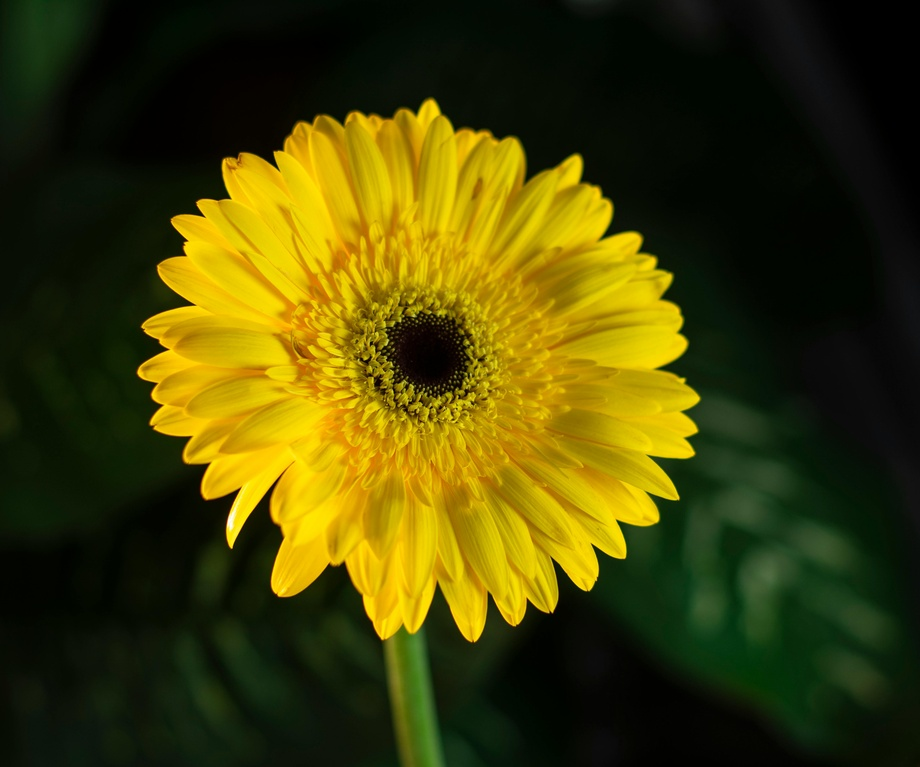
#> input picture ImageProcessing/images/flower.jpg, 920 x 767 px, shrunk from 4800 x 4000 before the run, found by its file name
$ python ImageCompression_SVD.py
#> lines starting #> are read from the running program, lines starting #| are printed output that depends on the picture
# Grayscale Image Compression Using SVD
# Kiumbura N. Githinji (s1358017)
# Max (s1337039)
# Adnan Hoti (s1320619)
# MA 221 01

import cv2
import numpy as np
import matplotlib.pyplot as plt

"""
# Conversion of RGB Image to Grayscale Image

# Load the color image
img = cv2.imread('flower.jpg')

# Error Handling
if img is None:
    print("Error: Image not found or path is incorrect.")
    exit()

# Convert to grayscale
gray = cv2.cvtColor(img, cv2.COLOR_BGR2GRAY)

# Show image
cv2.imshow('Grayscale', gray)
print("Press 'q' to close the image window.")

# Loop until 'q' is pressed
while True:
    key = cv2.waitKey(1) & 0xFF
    if key == ord('q'):
        break

cv2.destroyAllWindows()
"""

# Grayscale Image Compression Using SVD

image = 'flower.jpg'
image_name = 'Flower'

# Load grayscale image as 2D array
img = cv2.imread(image, cv2.IMREAD_GRAYSCALE)
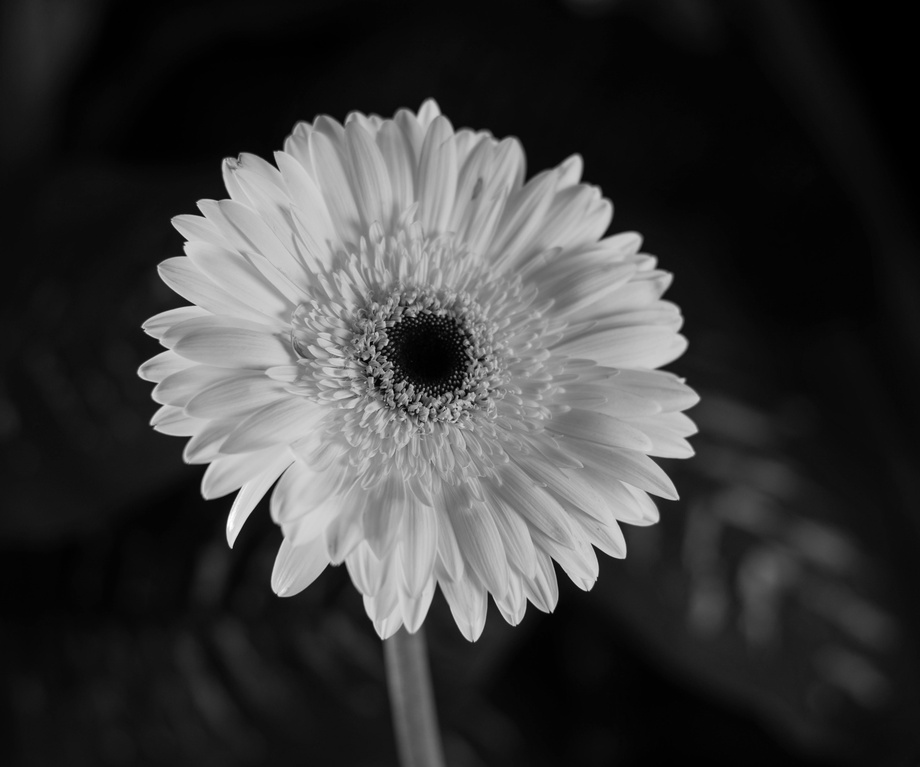
#> img: shape (767, 920); min 0, max 255, mean 58.8

if img is None:
    print("Error: Image not found.")
    exit()

"""
    # Singular Compression

# Show original image
plt.figure(figsize=(10, 5))

plt.subplot(1, 2, 1)
plt.imshow(img, cmap='gray')
plt.title('Original ' + image_name)
plt.axis('off')

# Apply SVD
U, S, VT = np.linalg.svd(img, full_matrices = False)

# Max k (full rank)
k_max = len(S)
print(f"Original number of singular values (k max): {k_max}")

plt.title(f'Original {image_name}\nk max = {k_max}')***

# Choose how many singular values to keep (e.g., 50 out of possible 512)
k = 50  # adjust this to control compression

# Reconstruct the image using only top-k singular values
compressed = np.dot(U[:, :k], np.dot(np.diag(S[:k]), VT[:k, :]))

# Show compressed image
plt.subplot(1, 2, 2)
plt.imshow(compressed, cmap='gray')
plt.title(image_name + f' Compressed (k={k})')
plt.axis('off')

"""
    # Multiple Compression & Multiple Compression Comparison

# Apply SVD once
U, S, VT = np.linalg.svd(img, full_matrices=False)
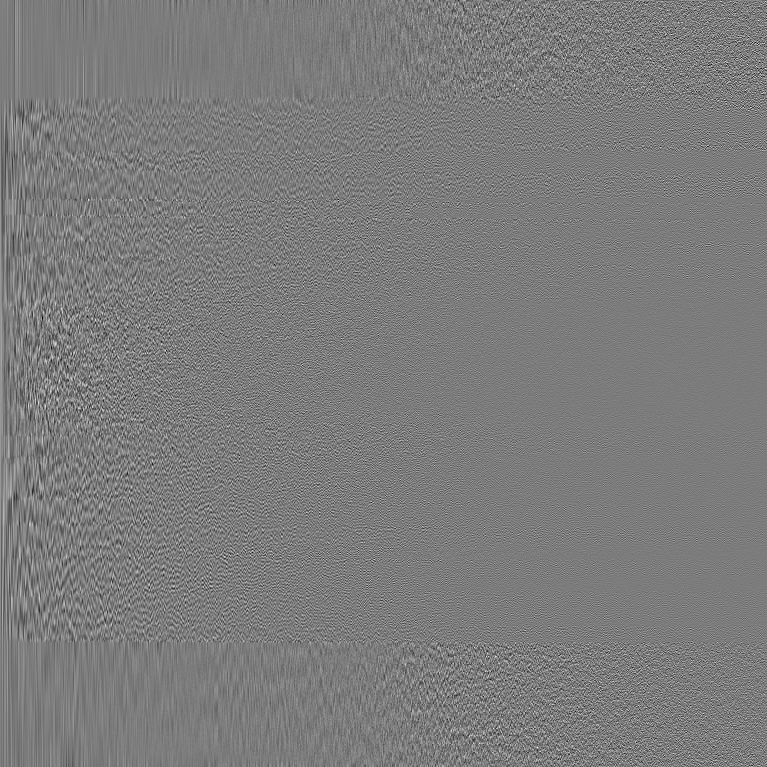
#> U: shape (767, 767) float64; min -0.231, max 0.242, mean 4.19e-05; drawn with min black and max white
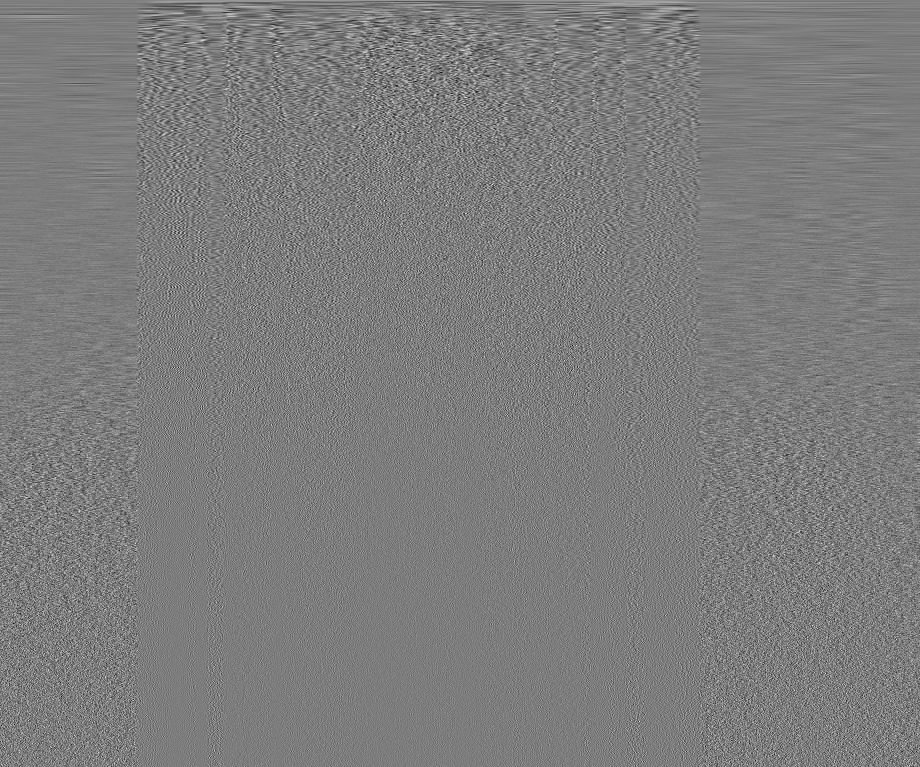
#> VT: shape (767, 920) float64; min -0.218, max 0.226, mean 5.84e-05; drawn with min black and max white
#> S = 767 values, max 69158.2 at index 0, min 1.13 at index 766, mean 383.9

# Max k (full rank)
k_max = len(S)
#> k_max = 767
plt.title(f'Original {image_name}\nk max = {k_max}')

# Compression levels to compare
k_values = [10, 50, 100]

"""# X Compression
# Set up subplot grid (original + compressed images)
plt.figure(figsize=(15, 5))
plt.subplot(1, len(k_values) + 1, 1)
plt.imshow(img, cmap='gray')
plt.title(f'Original {image_name}\nk max = {k_max}')
plt.axis('off')

# Display each compressed version
for i, k in enumerate(k_values):
    # Reconstruct compressed image
    compressed = np.dot(U[:, :k], np.dot(np.diag(S[:k]), VT[:k, :]))

    # Calculate % of data retained
    compression_ratio = (k / k_max) * 100
    compression_ratio_str = f"{compression_ratio:.1f}%"

    # Plot
    plt.subplot(1, len(k_values) + 1, i + 2)
    plt.imshow(compressed, cmap='gray')
    plt.title(f'{image_name}\nk={k} ({compression_ratio_str})')
    plt.axis('off')

"""
""" # Comparison
# Set up 2 rows (Good vs. Bad) for each k value
plt.figure(figsize=(15, 6))
plt.suptitle(f"{image_name} - Good vs Bad Compression (SVD)", fontsize=14)

# Original image (top-left)
plt.subplot(2, len(k_values) + 1, 1)
plt.imshow(img, cmap='gray')
plt.title(f'Original\nk max = {k_max}')
plt.axis('off')

# Loop over k values
for i, k in enumerate(k_values):
    pct = (k / k_max) * 100

    # Good compression
    compressed = np.dot(U[:, :k], np.dot(np.diag(S[:k]), VT[:k, :]))
    plt.subplot(2, len(k_values) + 1, i + 2)
    plt.imshow(compressed, cmap='gray')
    plt.title(f'Good\nk={k} ({pct:.1f}%)')
    plt.axis('off')

    # Bad compression (e.g., flatten S or scramble)
    bad_S = np.random.permutation(S[:k])  # randomize top-k singular values
    bad_compressed = np.dot(U[:, :k], np.dot(np.diag(bad_S), VT[:k, :]))
    plt.subplot(2, len(k_values) + 1, len(k_values) + i + 3)
    plt.imshow(bad_compressed, cmap='gray')
    plt.title(f'Bad\nk={k} ({pct:.1f}%)')
    plt.axis('off')
"""

# Console Full Print-out
print(f"Original number of singular values (k max): {k_max}")
#| Original number of singular values (k max): 767
for k in k_values:
    pct = (k / k_max) * 100
    print(f"k = {k} → Retains {pct:.2f}% of the image data")
#> this loop made 3 passes
#> pct on passes 1 to 3: 1.3, 6.52, 13.04
#| k = 10 → Retains 1.30% of the image data
#| k = 50 → Retains 6.52% of the image data
#| k = 100 → Retains 13.04% of the image data

# Shows the images in one window
plt.tight_layout()
plt.show()

# Save Comrpessed Image
# cv2.imwrite('compressed_flower.jpg', compressed)

$ run again, with ImageProcessing/images/Prof.jpg copied over ImageProcessing/images/flower.jpg
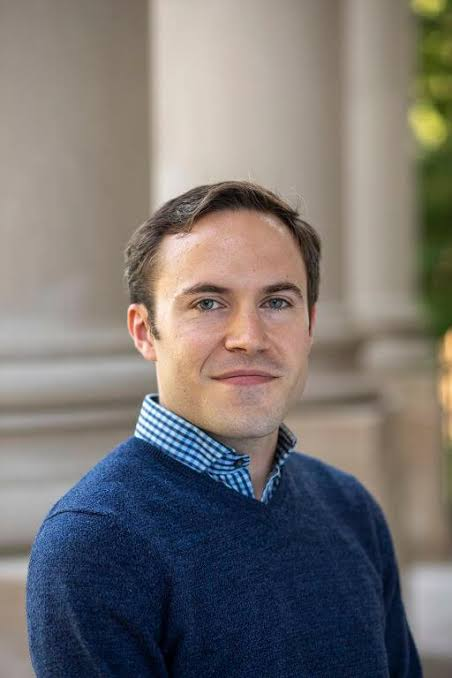
#> input picture ImageProcessing/images/Prof.jpg, 452 x 678 px, found by its file name
#> `U, S, VT = np.linalg.svd(img, full_matrices=False)`:
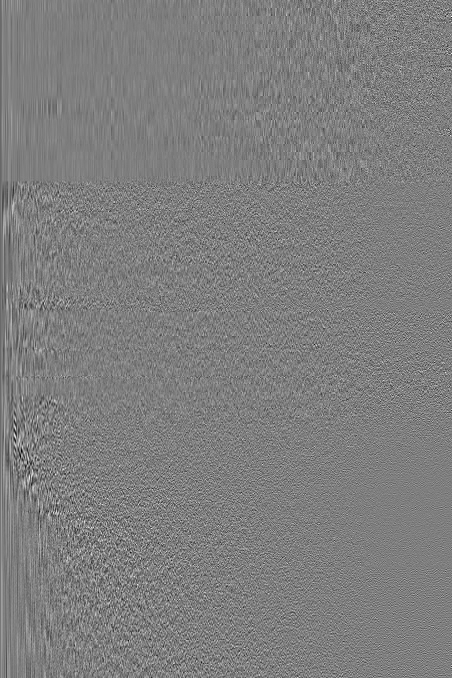
#> U: shape (678, 452) float64; min -0.278, max 0.281, mean -4.74e-05; drawn with min black and max white
#> `U, S, VT = np.linalg.svd(img, full_matrices=False)`:
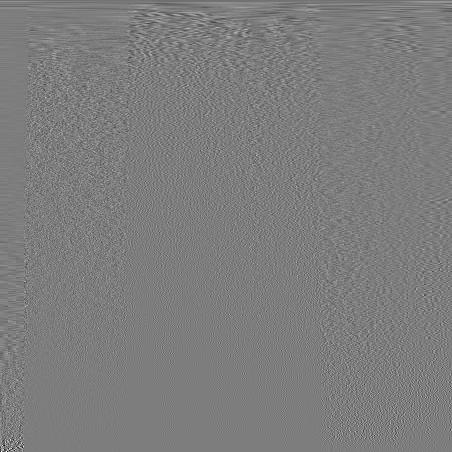
#> VT: shape (452, 452) float64; min -0.52, max 0.536, mean -0.000104; drawn with min black and max white
#> S = 452 values, max 69456.5 at index 0, min 1.08 at index 451, mean 413.6
#> k_max = 452
#| Original number of singular values (k max): 452
#> the loop `for k in k_values:` made 3 passes
#> pct on passes 1 to 3: 2.21, 11.06, 22.12
#> (printed output is left out)
